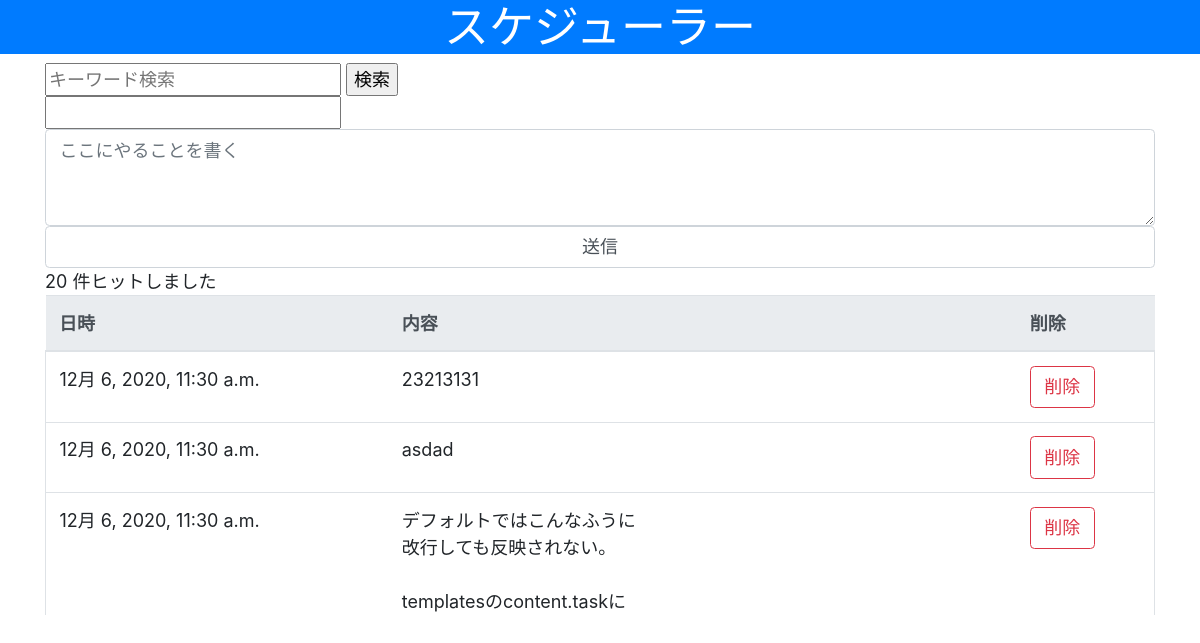
The page / on the database its author committed.
### scheduler/models.py (models this page shows, shortened)
class Scheduler(models.Model):
    class Meta:
        db_table    = "scheduler"
    deadline    = models.DateTimeField(verbose_name="締め切り日時")
    task        = models.CharField(verbose_name="やること",max_length=500)

### scheduler/views.py (the view, shortened to what this page needs)
class SchedulerView(View):
    def get(self ,request, *args, **kwargs):
        if "search" in request.GET:
            if request.GET["search"] == "" or request.GET["search"].isspace():
                return redirect("scheduler:index")
            search      = request.GET["search"].replace("　"," ")
            search_list = search.split(" ")
            query       = Q()
            for word in search_list:
                query &= Q(task__contains=word)
            data        = Scheduler.objects.filter(query)
        else:
            data    = Scheduler.objects.all().order_by("deadline")
        context = { "data":data }
        return render(request, "scheduler/index.html", context)

### templates/scheduler/index.html (shortened to what this page needs)
{% load static %}
<!DOCTYPE html>
<html lang="ja">
<head>
    <link rel="stylesheet" href="https://stackpath.bootstrapcdn.com/bootstrap/4.4.1/css/bootstrap.min.css">
    <link rel="stylesheet" href="{% static 'scheduler/css/style.css' %}">
    <link rel="stylesheet" href="https://cdn.jsdelivr.net/npm/flatpickr/dist/flatpickr.min.css">
</head>
<body>
    <h1 class="bg-primary text-center text-white">スケジューラー</h1>
    <main class="container">
        <form action="" method="GET">
            <input type="text" name="search" placeholder="キーワード検索" value="{{ request.GET.search }}">
            <input type="submit" value="検索">
        </form>
        <form method="POST">
            <input id="dt" type="text" name="deadline" readonly>
            <textarea class="form-control" name="task" placeholder="ここにやることを書く" rows="3"></textarea>
            <input class="form-control" type="submit" value="送信">
        </form>
        <div>{{ data|length }} 件ヒットしました</div>
        <div class="table-responsive" style="height:40vh;overflow:scroll;">
            <table class="table">
                <thead class="thead-light">
                    <tr><th><div>日時</div></th><th><div>内容</div></th><th style="white-space:nowrap;"><div>削除</div></th></tr>
                </thead>
                <tbody class="border">
                    {% for content in data %}
                    <tr><td style="white-space:nowrap;"><div>{{ content.deadline }}</div></td><td><div>{{ content.task|linebreaksbr }}</div></td>
                        <td style="white-space:nowrap;">
                            <div>
                                <form action="{% url 'scheduler:delete' %}" method="post">
                                    <button class="btn btn-outline-danger" name="id" value ="{{ content.id }}">削除</button>
                                </form>
                            </div>
                        </td>
                    </tr>
                    {% endfor %}
                </tbody>
            </table>
        </div>
    </main>
</body>
</html>

### static/scheduler/css/style.css (style rules this page uses)
html { font-size: 18px; }
tr { display: table-row; vertical-align: inherit; border-color: inherit; }
th { text-align: inherit; }

### rows shown on the page
Scheduler: deadline "12月 6, 2020, 11:30 a.m.", task "23213131", {{ content.id }} 4 (drawn)
Scheduler: deadline "12月 6, 2020, 11:30 a.m.", task "asdad", {{ content.id }} 6 (drawn)
Scheduler: deadline "12月 6, 2020, 11:30 a.m.", task "デフォルトではこんなふうに 改行しても反映されない。 templatesのcontent.taskに", {{ content.id }} 15 (drawn)

### other values the page prints
{{ data|length }} "20"
